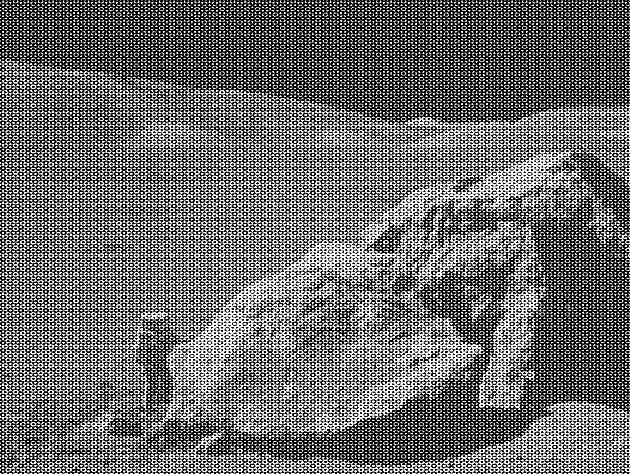
#> input picture moonlanding.png, 630 x 474 px
$ jupyter execute --allow-errors 09.2ex_Algorithms_Golds.ipynb
#> lines starting #> are read from the running program, lines starting #| are printed output that depends on the picture
1\. **Maximum wind speed prediction at the Sprogø station**

The exercise goal is to predict the maximum wind speed occurring every 50 years even if no measure exists for such a period. The available data are only measured over 21 years at the Sprogø meteorological station located in Denmark.

The annual maxima are supposed to fit a normal probability density function. However such function is not going to be estimated because it gives a probability from a wind speed maxima. Finding the maximum wind speed occurring every 50 years requires the opposite approach, the result needs to be found from a defined probability. That is the quantile function role and the exercise goal will be to find it. In the current model, it is supposed that the maximum wind speed occurring every 50 years is defined as the upper 2% quantile.

By definition, the quantile function is the inverse of the cumulative distribution function. The latter describes the probability distribution of an annual maxima. In the exercise, the cumulative probability $p_i$ for a given year i is defined as $p_i = i/(N+1)$ with $N = 21$, the number of measured years. Thus it will be possible to calculate the cumulative probability of every measured wind speed maxima. From those experimental points, the scipy.interpolate module will be very useful for fitting the quantile function. Finally the 50 years maxima is going to be evaluated from the cumulative probability of the 2% quantile.

Practically, load the dataset:

```python
import numpy as np
max_speeds = np.load('max-speeds.npy')
years_nb = max_speeds.shape[0]
```

Compute then the cumulative probability $p_i$ (`cprob`) and sort the maximum speeds from the data. Use then the  UnivariateSpline from scipy.interpolate to define a quantile function and thus estimate the probabilities.

In the current model, the maximum wind speed occurring every 50 years is defined as the upper 2% quantile. As a result, the cumulative probability value will be:

```python
fifty_prob = 1. - 0.02
```

So the storm wind speed occurring every 50 years can be guessed as:

``` python
fifty_wind = quantile_func(fifty_prob)
```

[cell 1]
import numpy as np
#loading the data of max speeds
#> (the rest of this cell did not finish here and is left out)

2\. **Curve fitting of temperature in Alaska**

The temperature extremes in Alaska for each month, starting in January, are given by (in degrees Celcius):

max:  17,  19,  21,  28,  33,  38, 37,  37,  31,  23,  19,  18

min: -62, -59, -56, -46, -32, -18, -9, -13, -25, -46, -52, -58

* Plot these temperature extremes.
* Define a function that can describe min and max temperatures.
* Fit this function to the data with scipy.optimize.curve_fit().
* Plot the result. Is the fit reasonable? If not, why?
* Is the time offset for min and max temperatures the same within the fit accuracy?

[cell 2]
'''
About the problem I found how the error comes. since the min temp has negative values of temp,
using a Gaussian function to curve fit with negative values gives us error message.
So, what we have to do is scale it by 100 as: minTemp = np.array([-62, -59, -56, -46, -32, -18, -9, -13, -25, -46, -52, -58])
minTemp_scaled = minTemp + 100
Now we use minTemp_scaled to curve fit which has all the positive values in it.
And thus at the end while we are plotting we rescale it back to the original,
like this plt.plot(x_data, func(x_data, param_minTemp[0], param_minTemp[1], param_minTemp[2])-100, label='Fitted function minTemp'),
where i have subtracted 100 from y coordinates
'''

import numpy as np
import matplotlib.pyplot as plt
from scipy import optimize,exp

maxTemp = np.array([17, 19, 21, 28, 33, 38, 37, 37, 31, 23, 19, 18])
minTemp = np.array([-62, -59, -56, -46, -32, -18, -9, -13, -25, -46, -52, -58])
minTemp_scaled = minTemp + 100
months = np.arange(1,13,1)
#months = np.array(['Jan','Feb','Mar','Apr','May', 'June', 'July', 'Aug', 'Sept', 'Oct', 'Nov', 'Dec'])

#fig, (ax1,ax2) = plt.subplots(nrows=2, ncols=1)
plt.figure(figsize=(5,5))
plt.plot(months,minTemp,'o',label='minimum temp')
plt.plot(months,maxTemp,'o',label='maximum temp')
plt.xlabel('Months')
plt.ylabel('Temperatures(in celcius)')

#The scatter plot looks more like a Gaussian. So we define a Gaussian function to fit it
#and we get the parameters through curve fit
def gaus(x,a,mu,sigma):
    return a*exp(-(x-mu)**2/(2*sigma**2))

#> (the rest of this cell did not finish here and is left out)

[cell 3]
#ROUGH WORK ON THE PREVIOUS PROBLEM
import numpy as np
import matplotlib.pyplot as plt
from scipy import optimize,exp

minTemp = np.array([-62, -59, -56, -46, -32, -18, -9, -13, -25, -46, -52, -58])
minTemp_scaled = minTemp + 100
months = np.arange(1,13,1)
#months = np.array(['Jan','Feb','Mar','Apr','May', 'June', 'July', 'Aug', 'Sept', 'Oct', 'Nov', 'Dec'])

#fig, (ax1,ax2) = plt.subplots(nrows=2, ncols=1)

plt.plot(months,minTemp,'o',label='minimum temp')
plt.xlabel('Months')
plt.ylabel('Temperatures(in celcius)')

#The scatter plot looks more like a Gaussian. So we define a Gaussian function to fit it
#and we get the parameters through curve fit

n = len(minTemp)                          #the number of data
def gaus(x,a,mu,sigma):
    return a*exp(-(x-mu)**2/(2*sigma**2))

#> (the rest of this cell did not finish here and is left out)

3\. **2D minimization of a six-hump camelback function**

$$
f(x,y) = \left(4-2.1x^2+\frac{x^4}{3} \right) x^2 +xy + (4y^2 -4)y^2
$$

has multiple global and local minima. Find the global minima of this function.

Hints:

* Variables can be restricted to $-2 < x < 2$ and $-1 < y < 1$.
* Use numpy.meshgrid() and pylab.imshow() to find visually the regions.
* Use scipy.optimize.minimize(), optionally trying out several of its methods.

How many global minima are there, and what is the function value at those points? What happens for an initial guess of $(x, y) = (0, 0)$ ?

[cell 4]
from scipy.optimize import basinhopping
#We write the function as x[0] and x[1] instead of x and y.
def func2d(x):
    f = ((4 -2.1*x[0]*x[0] + ((x[0]**4)/3))*x[0]**2) + x[0]*x[1] + (4*x[1]**2 - 4)*x[1]**2
    df = np.zeros(2)
    df[0] = 8*x[0] - 4*2.1*x[0]**3 + 2*x[0]**5 + x[1] #differentiation wrt to x[0] or x
    df[1] = x[0] + 16*x[1]**3 - 8*x[1] #differentiation wrt to x[1] or y
    return f, df

x0 = [1.0,1.0] #initial guess for the minima
minimizer_kwargs = {"method":"L-BFGS-B", "jac":True}
x0 = [1.0, 1.0]
ret1 = basinhopping(func2d, x0, minimizer_kwargs=minimizer_kwargs, niter=200)

print('Initial guess:',x0)
print("global minimum: x = [%.4f, %.4f], f(x0) = %.4f" % (ret1.x[0], ret1.x[1], ret1.fun))
#returns values of x and y where the function is minimum and also the value ofthe function at the given (x,y)=min(f(x,y))

#initial guess of x0=[0,0]
x0=[0,0]
ret2 = basinhopping(func2d, x0, minimizer_kwargs=minimizer_kwargs, niter=200)
print('\nInitial guess:',x0)
print("global minimum: x = [%.4f, %.4f], f(x0) = %.4f" % (ret2.x[0], ret2.x[1], ret2.fun))
#the answer is the same for both the initial values selection
#the answer differs in [x,y] values in sign but remains same for the function value even
#if the initial guess is x0=[x,y]=[0,0]

[cell 5]
# x is from range -2 to 2
def f(x,y):
    return ((4 -2.1*x*x + ((x**4)/3))*x**2) + x*y + (4*y**2 - 4)*y**2

x = np.linspace(-2,2,100)
y = np.linspace(-1,1,100)
X,Y = np.meshgrid(x,y) #X and Y meshgrid of shape(100 x 100)
#print(Y.shape)

Z=  f(X,Y)

#plotting a 3d graph
fig, ax = plt.subplots(figsize=(8, 4))
contourmap = ax.contourf(x,y,Z)
fig.colorbar(contourmap)
ax.plot(ret1.x[0], ret1.x[1],'ro',label="Minima point: [x,y] = [%f, %f]"%(ret1.x[0],ret1.x[1]))
plt.legend()
plt.show()
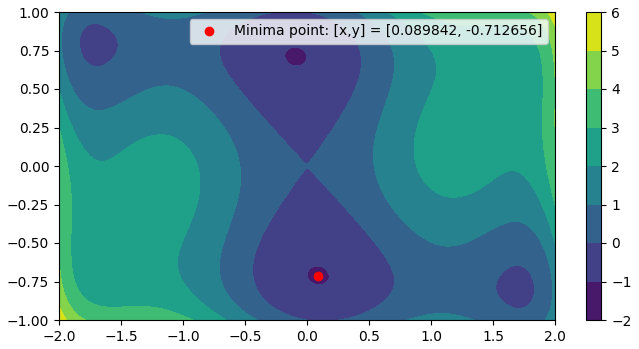
#> figure drawn by matplotlib, 2 panels
#plt.imshow(Z)

4\. **FFT of a simple dataset**

Performe a periodicity analysis on the lynxs-hares population

[cell 6]
import numpy as np
import matplotlib.pyplot as plt

# Loading the data of populations
#> (the rest of this cell did not finish here and is left out)

5\. **FFT of an image**

* Examine the provided image `moonlanding.png`, which is heavily contaminated with periodic noise. In this exercise, we aim to clean up the noise using the Fast Fourier Transform.
* Load the image using pylab.imread().
* Find and use the 2-D FFT function in scipy.fftpack, and plot the spectrum (Fourier transform of) the image. Do you have any trouble visualising the spectrum? If so, why?
* The spectrum consists of high and low frequency components. The noise is contained in the high-frequency part of the spectrum, so set some of those components to zero (use array slicing).
* Apply the inverse Fourier transform to see the resulting image.

[cell 7]
import matplotlib.pyplot as plt
import numpy as np
from scipy import fftpack

#Loading the image
moonlanding = plt.imread("moonlanding.png").astype(float)
#> moonlanding: shape (474, 630) float64; min 0, max 1, mean 0.424

#Seeing the loaded moonlanding image for the first time.
plt.imshow(moonlanding,plt.cm.gray)
plt.title("Moonlanding")
print("As we see, it contains a lot of noise and so the picture is not clear.")

[cell 8]
from scipy import fftpack
import matplotlib.colors

#2d fourier transform of the image
fft2D_moonlanding = fftpack.fft2(moonlanding) #This is of complex dtype
#print(fft2D_moonlanding)

#Converting it to power using np.abs() where complex part is being taken care of
power_moonlanding = abs(fft2D_moonlanding)
#print(power_moonlanding)

#plt.figure(figsize=(8,8))
def plot_spectrum(im_fft_absValue):
    from matplotlib.colors import Normalize
    #vmax corresponds to max value the data takes when normalized from 0 to 100 instead of the huge numbers
    vmax = 100
    norm = matplotlib.colors.Normalize(vmax=vmax)
    # We do this trick just to get the correct values of the colorbar without being normalized.
    img_withoutnorm = plt.imshow(im_fft_absValue);
    img = plt.imshow(im_fft_absValue, norm=norm)
    plt.colorbar(img_withoutnorm)

plot_spectrum(power_moonlanding)
plt.title("Fourier transform of the Moonlanding")
print("The spectrum image when normalized is very clear and thus we can remove the higher values of power spectrum")
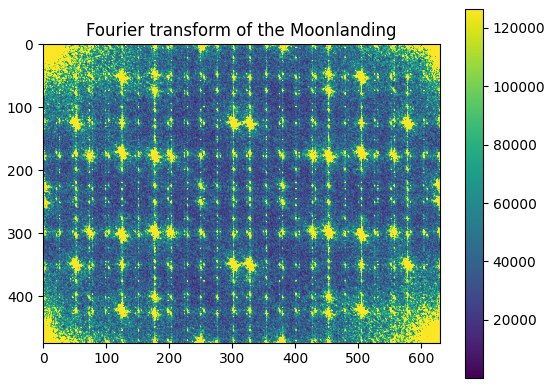
#> figure drawn by matplotlib, 2 panels

[cell 9]
#Trick 1
#Now to smoothen the moonlanding we do low pass filter where we remove the central portion of the power spectrum as seen above.
#For that we simply equate those middle matrix elements of power_moonlanding to 0 and thus we will be able to remove high frequencies
#hence we do low pass filter.

#Make a copy of the power_moonlanding
power_moonlanding_copy = power_moonlanding.copy()
rows, cols = power_moonlanding_copy.shape
#> rows = 474; cols = 630

#we will cut-off the middle square part of the spectrum as seen above by making them into 0.
#We keep only the first few rows and first few columns
keep_fraction = 0.1

#Make the middle rows and columns as 0
power_moonlanding_copy[int(rows*keep_fraction):int(rows*(1-keep_fraction))] = 0
power_moonlanding_copy[:, int(cols*keep_fraction):int(cols*(1-keep_fraction))] = 0
#> power_moonlanding_copy: shape (474, 630) float64; min 0, max 126598.5, mean 6.2
plot_spectrum(power_moonlanding_copy)
plt.title("Low pass filter of Spectrum of moonlanding")

fft2D_moonlanding_copy = fft2D_moonlanding.copy()
zero_indices_array = np.argwhere(power_moonlanding_copy==0)
#> zero_indices_array = 286650 pairs, first value 0 to 473, second value 0 to 629

for i,j in zero_indices_array:
    fft2D_moonlanding_copy[i,j] = 0
#print(rows*keep_fraction)
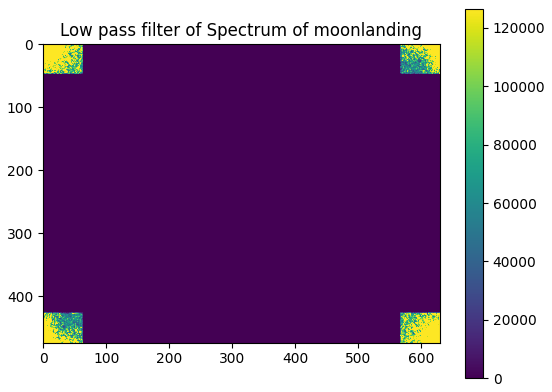
#> figure drawn by matplotlib, 2 panels

[cell 10]
im_new = fftpack.ifft2(fft2D_moonlanding_copy).real
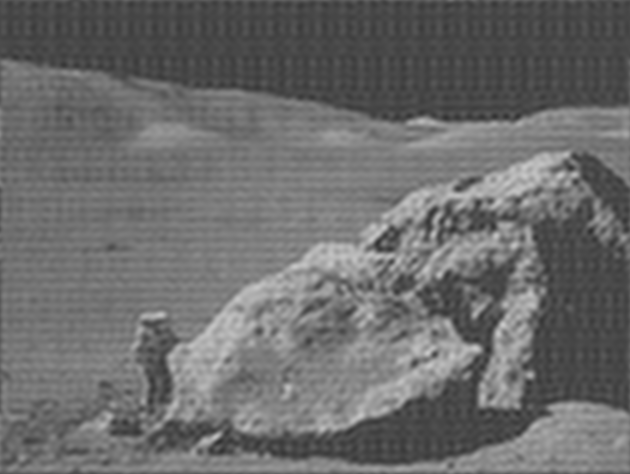
#> im_new: shape (474, 630) float64; min 0.184, max 0.791, mean 0.424

plt.figure()
plt.imshow(im_new, plt.cm.gray)
plt.title('Reconstructed Image')

[cell 11]
#Finally replotting everything for our comparison:
fig = plt.figure(figsize=(14,10))

plt.subplot(2,2,1)
plt.imshow(moonlanding,plt.cm.gray)
plt.title("Moonlanding Original Image")

plt.subplot(2,2,2)
plot_spectrum(power_moonlanding)
plt.title("Fourier transform of the Moonlanding")

plt.subplot(2,2,3)
plot_spectrum(power_moonlanding_copy)
plt.title("Low pass filter of Spectrum of moonlanding")

plt.subplot(2,2,4)
plt.imshow(im_new, plt.cm.gray)
plt.title('Reconstructed Image')

plt.show()
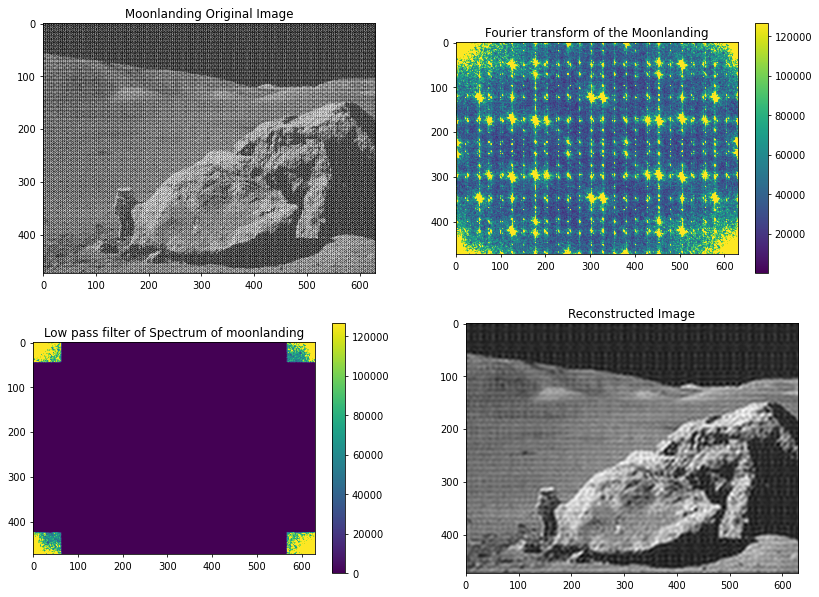
#> figure drawn by matplotlib, 6 panels

[cell 12]
#Trick 2: We can forcefully remove higher values power(greater than 2500) and make it 0 and get those corresponding indices thus we can set those values of fft = 0 using those indices.
#But the problem is, it does not look very clear comparitively.
power_moonlanding_copy2 = power_moonlanding.copy()
power_moonlanding_copy2[power_moonlanding_copy2>2500]=0
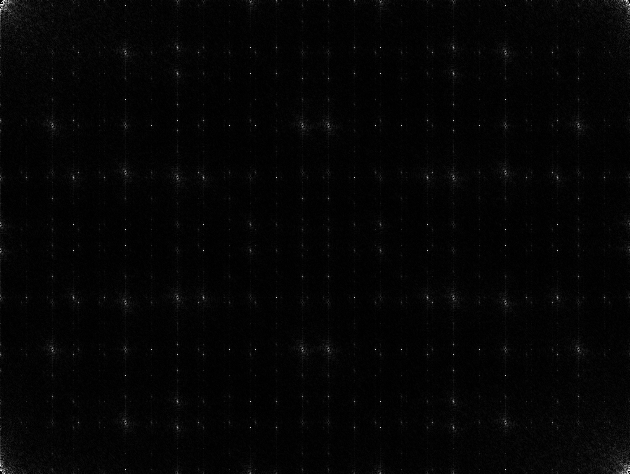
#> power_moonlanding_copy2: shape (474, 630) float64; min 0, max 2499.2, mean 48.7; drawn with min black and max white
plot_spectrum(power_moonlanding_copy2)
plt.title("Low pass filter of Spectrum of moonlanding")

#Make the elements of fft_moonlanding to 0 for the corresponding indices
fft2D_moonlanding_copy = fft2D_moonlanding.copy()
zero_indices_array = np.argwhere(power_moonlanding_copy2==0)
#> zero_indices_array = 85 pairs, first value 0 to 473, second value 0 to 629
#print(zero_indices_array)
#print(power_moonlanding_copy2.shape)
#print(fft2D_moonlanding_copy.shape)

for i,j in zero_indices_array:
    fft2D_moonlanding_copy[i,j] = 0
#> this loop made 85 passes
#> (i, j) on passes 2 to 13: (0, 1), (0, 73), (0, 177), (0, 203), (0, 250), (0, 380), (0, 427), (0, 453), (0, 557), (0, 629), (1, 0), (1, 1)
#> j on pass 1: 0
#print(fft2D_moonlanding_copy)
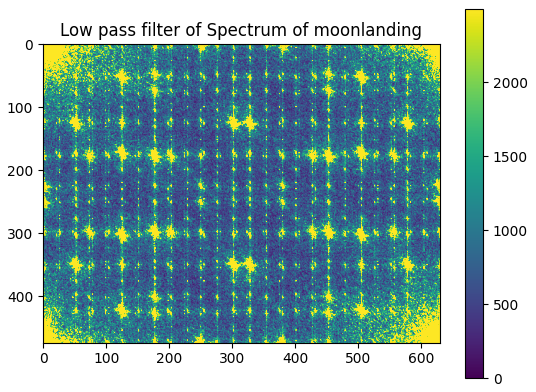
#> figure drawn by matplotlib, 2 panels

[cell 13]
im_new = fftpack.ifft2(fft2D_moonlanding_copy).real
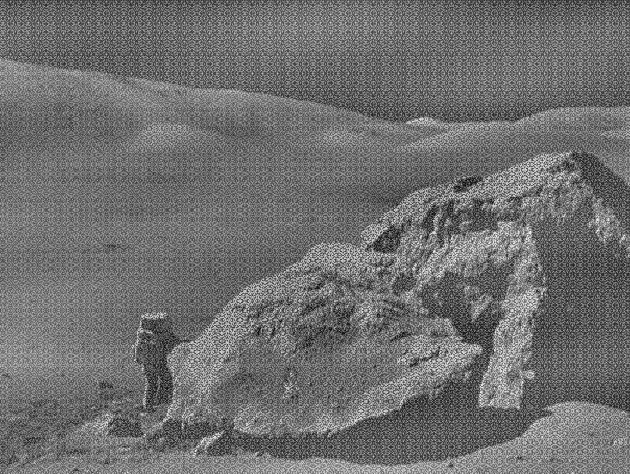
#> im_new: shape (474, 630) float64; min -0.517, max 0.663, mean 1.9e-19; drawn with min black and max white

plt.figure()
plt.imshow(im_new, plt.cm.gray)
plt.title('Reconstructed Image')
